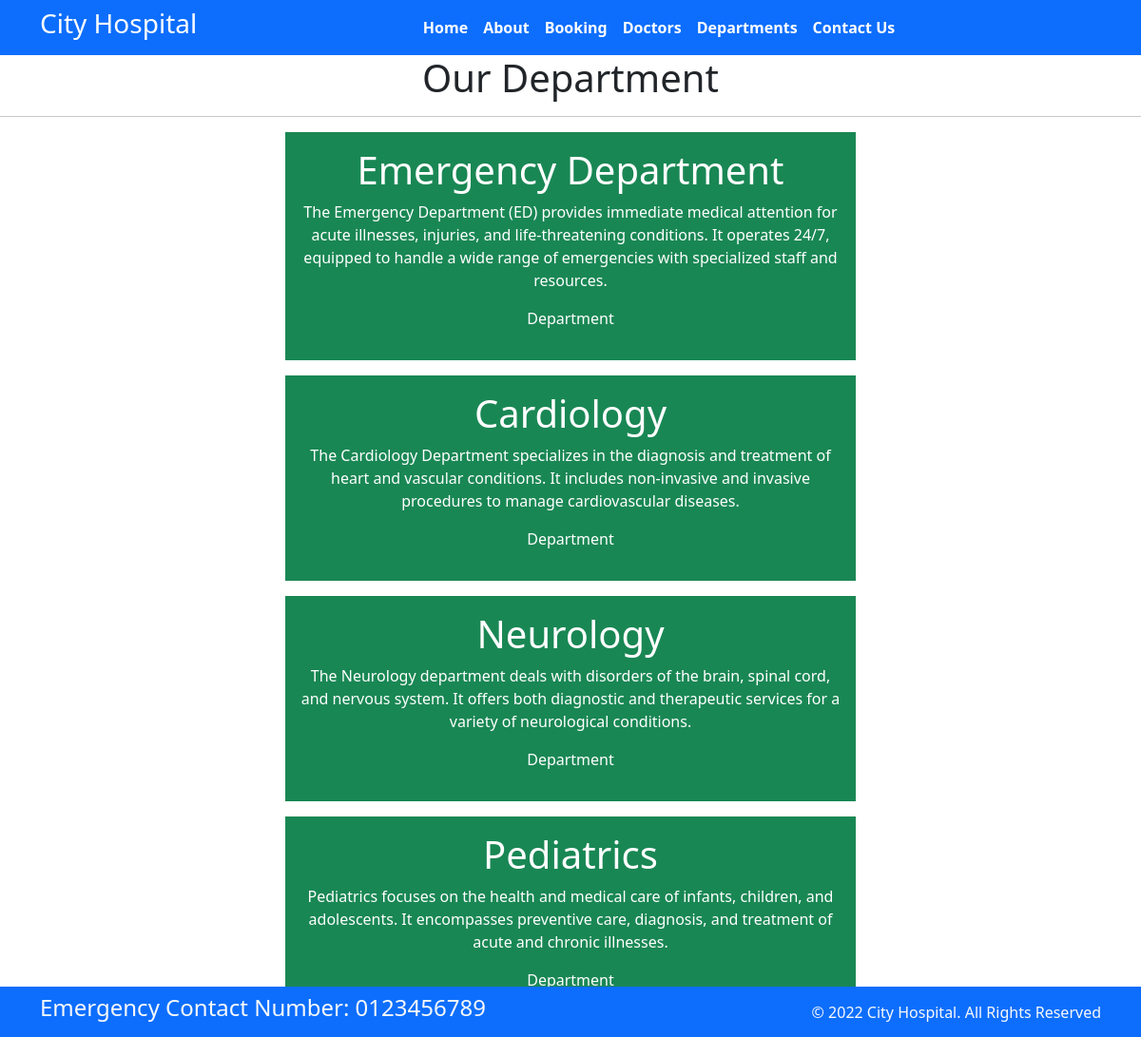
Page /department/ on the committed database.
### home/models.py (models this page shows, shortened)
class Departments(models.Model):
    dep_name=models.CharField(max_length=225)
    dep_description=models.TextField()

### home/views.py (the view)
# urls.py: path('department/',views.department,name='department'),
def department(request):
    dept={
        'dep': Departments.objects.all()
    }
    return render(request,'department.html',dept)

### templates/department.html (shortened to what this page needs)
{% extends 'base.html'%}
{% load static %}
{% block content %}
<h1 class="text-center">Our Department</h1>
<hr>
{% for d in dep %}
<div class="mx-auto w-50 bg-success text-center text-white p-3 my-3">
<h1>{{d.dep_name}}</h1>
<p>{{d.dep_description}}</p>
<p>Department</p>
</div>
{% endfor %}
{%endblock%}

### rows in the picture
Departments: dep_name "Emergency Department", dep_description "The Emergency Department (ED) provides immediate medical attention for acute illnesses, injuries, and life-threatening conditions. It operates 24/7, equipped to handle a wide range of emergencies with specialized staff and resources."
Departments: dep_name "Cardiology", dep_description "The Cardiology Department specializes in the diagnosis and treatment of heart and vascular conditions. It includes non-invasive and invasive procedures to manage cardiovascular diseases."
Departments: dep_name "Neurology", dep_description "The Neurology department deals with disorders of the brain, spinal cord, and nervous system. It offers both diagnostic and therapeutic services for a variety of neurological conditions."
Departments: dep_name "Pediatrics", dep_description "Pediatrics focuses on the health and medical care of infants, children, and adolescents. It encompasses preventive care, diagnosis, and treatment of acute and chronic illnesses."
